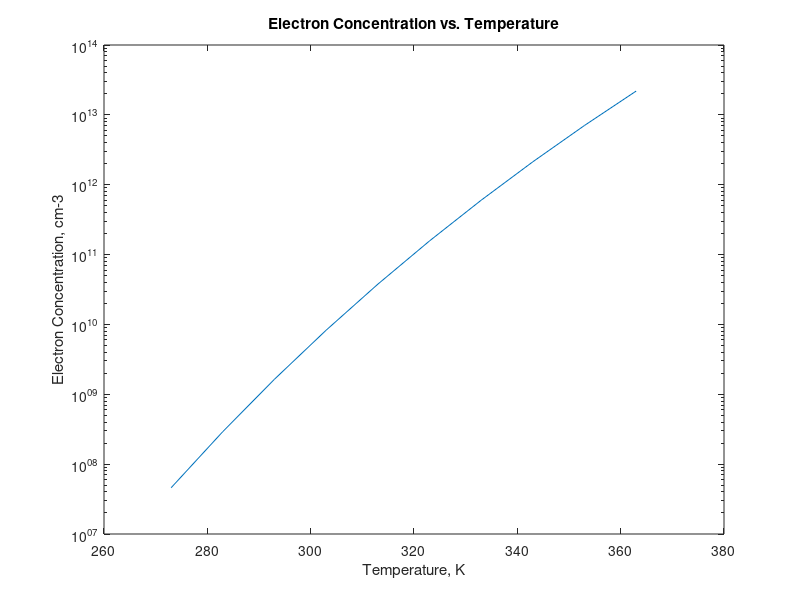

Source code (MATLAB):
% Electron Concentration vs. Temperature
% Calculation of the constant A
k = 8.62e-5; 
na = 1.52e10;   ta = 300;
ega = 1.1;
ka  = -ega/(k*ta);
t32a = ta.^1.5;
A = na/(t32a*exp(ka));
fprintf('constant A is %10.5e \n', A)
% Electron Concentration vs. temperature

for i = 1:10
   t(i) = 273 + 10*(i-1);
   eg(i) = 1.17 - 4.37e-4*(t(i)*t(i))/(t(i) + 636);
   t32(i) = t(i).^1.5;
   ni(i) = A*t32(i)*exp(-eg(i)/(k*t(i)));
end
semilogy(t,ni)
title('Electron Concentration vs. Temperature')
xlabel('Temperature, K')
ylabel('Electron Concentration, cm-3')
